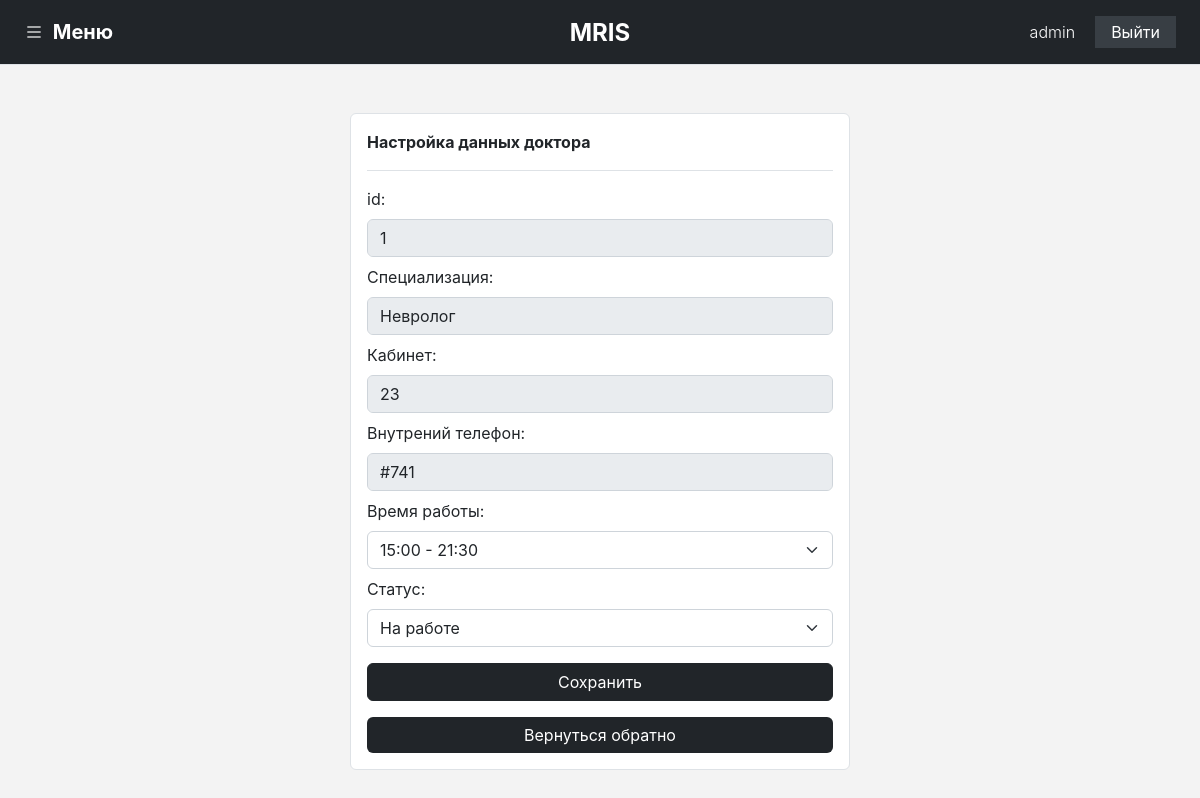
Screenshot of /registrar/setting_doctor?doctor=1 (signed in) with the database file from the repository.
### tables this page shows
CREATE TABLE `users` (
  `id` int UNSIGNED NOT NULL,
  `password` varchar(255) NOT NULL,
  `login` varchar(100) NOT NULL,
  `status` varchar(255) DEFAULT '0',
  `admin` varchar(1) NOT NULL DEFAULT '0'
);

CREATE TABLE `doctor_list` (
  `id` int NOT NULL,
  `specialization` varchar(255) DEFAULT NULL,
  `office` varchar(255) NOT NULL,
  `internal_phone` varchar(255) NOT NULL,
  `working_hours` varchar(255) NOT NULL,
  `change_doctors` varchar(1) NOT NULL,
  `status` varchar(255) NOT NULL,
  `doctor_id` varchar(11) NOT NULL
);

### registrar/setting_doctor.php (the view, shortened to what this page needs)
<?php
if(!isset($_SESSION['user_registr'])){
    header('Location: patients/login.php');
    exit;
} else {
include '../assets/modul/head.php';
include '../assets/modul/header.php';
include '../assets/inc/db.php';
$id_doctor = $_GET['doctor'];
$sql = "SELECT * FROM `doctor_list` WHERE `id` = ".$id_doctor."";
$res_data = mysqli_query($link, $sql);
while($row = mysqli_fetch_array($res_data)){
    $specialization = $row['specialization'];
    $office = $row['office'];
    $internal_phone = $row['internal_phone'];
    $change_doctors = $row['change_doctors'];
    $status = $row['status'];
}
    if ($status == "Выходной") {
        $status_id = 1;
    } else {
        $status_id = 2;
    }
?>
    <main>
<div class="container-fluid">
    <div class="row justify-content-center">
        <div class="col-md-5 col-11 my-5 p-3 border bg-white rounded">
<?php if (!$admin == 0) { ?>
            <p class="fw-bold border-bottom pb-3">Настройка данных доктора</p>
		<form action="../assets/inc/function/update_doctor.php" method="POST">
            <label for="id_doctor" class="form-label">id:</label>
            <input type="text" class="form-control" name="id_doctor" value="<?php echo $id_doctor; ?>" disabled/>
            <label for="specialization" class="form-label mt-2">Специализация:</label>
            <input type="text" class="form-control" name="specialization" value="<?php echo $specialization; ?>" disabled/>
            <label for="office" class="form-label mt-2">Кабинет:</label>
            <input type="text" class="form-control" name="office" placeholder="Не указано" value="<?php echo $office; ?>" disabled/>
            <label for="internal_phone" class="form-label mt-2">Внутрений телефон:</label>
            <input type="text" class="form-control" name="internal_phone" placeholder="Не указано" value="<?php echo $internal_phone; ?>" disabled/>
            <label for="time" class="form-label mt-2">Время работы:</label>
            <select name="time" id="" class="form-select">
                <?php if ($change_doctors == 1) {?>
                    <option value="1">7:30 - 14:30</option>
                    <option value="2">15:00 - 21:30</option>
                <?php } else { ?>
                    <option value="2">15:00 - 21:30</option>
                <?php } ?>
            </select>
            <label for="status" class="form-label mt-2">Статус:</label>
            <select name="status" id="" class="form-select">
                <?php if ($status_id == 1) {?>
                    <option value="Выходной">Выходной</option>
                    <option value="На работе">На работе</option>
                <?php } else { ?>
                    <option value="На работе">На работе</option>
                <?php } ?>
            </select>
            <input type="submit" class="mt-3 w-100 btn btn-dark" value="Сохранить">
        </form>
        <a href="list_patients" class="mt-3 w-100 btn btn-dark">Вернуться обратно</a>
<?php } else { ?>
    <p class="fw-bold border-bottom pb-3">У вас нет прав доступа</p>
    <a href="list_patients" class="mt-3 w-100 btn btn-dark">Вернуться обратно</a>
<?php } ?>
        </div>
    </div>
</div>
    </main>
</body>
</html>
<?php } ?>

### assets/modul/header.php (shortened to what this page needs)
<?php
include($_SERVER['DOCUMENT_ROOT'] . "/assets/inc/db.php");
$sql = "SELECT * FROM `users` WHERE `id` = ".$_SESSION['user_registr']."";
$res_data = mysqli_query($link, $sql);
while($row = mysqli_fetch_array($res_data)){
$login = $row['login'];
$admin = $row['admin'];
}
?>
<header class="container-fluid p-0 bg-white position-relative">
	<div class="d-flex flex-wrap align-items-center justify-content-between justify-content-lg-between border-bottom px-4 py-3 bg-dark">
<a class="text-white fs-5 fw-bold" data-bs-toggle="offcanvas" href="#offcanvasWithBothOptions" role="button" aria-controls="offcanvasExample">
	<i class="bi bi-list me-1"></i> <span class="d-md-inline-block d-none">Меню</span>
</a>
<a href="/" class="d-flex align-items-center col-auto text-dark text-decoration-none position-absolute top-50 start-50 translate-middle">
	<span class="fs-4 fw-bold text-white title-intro d-md-inline-block d-none">MRIS</span>
</a>
<ul class="nav col-auto">
	<li><p class="mb-0 fw-light text-white p-1 me-3"><?php echo $login; ?></li>
	<li><a href="/registrar/users/clear.php" class="nav-link py-1 text-white link-white" style="background: #383e44;">Выйти</i></a></li>
</ul>
	</div>
</header>

### assets/css/style.css (style rules this page uses)
* { padding: 0; margin: 0; font-family: 'IBM Plex Sans'; font-family: 'Inter'; }
body, html { background: #F3F3F3; background-image: url("../image/site/fon-site.svg"); background-position: left bottom; background-size: cover; background-repeat: no-repeat; }
a { color: #8d8176; text-decoration: none !important; border: none !important; }
li { list-style-type: none; }
ul { margin-left: 0; padding-left: 0; }

### rows the page displays
users: login "admin"
doctor_list: specialization "Невролог", office "23", internal_phone "#741", time "15:00 - 21:30", status "На работе"
